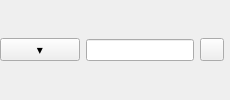
<?xml version="1.0" encoding="UTF-8"?>
<ui version="4.0">
 <class>ColourRow</class>
 <widget class="QWidget" name="ColourRow">
  <layout class="QHBoxLayout" name="layout" stretch="0,1,0,0">
   <property name="leftMargin">
    <number>0</number>
   </property>
   <property name="topMargin">
    <number>0</number>
   </property>
   <property name="rightMargin">
    <number>0</number>
   </property>
   <property name="bottomMargin">
    <number>0</number>
   </property>
   <item>
    <widget class="QPushButton" name="colour">
     <property name="text">
      <string>▾</string>
     </property>
     <property name="toolTip">
      <string>Pick the colour</string>
     </property>
    </widget>
   </item>
   <item>
    <widget class="QLineEdit" name="name" />
   </item>
   <item>
    <widget class="QToolButton" name="delete">
     <property name="toolTip">
      <string>Delete this colour</string>
     </property>
    </widget>
   </item>
   <item>
    <widget class="QWidget" name="deleteInfo" />
   </item>
  </layout>
 </widget>
 <resources />
 <connections />
</ui>
